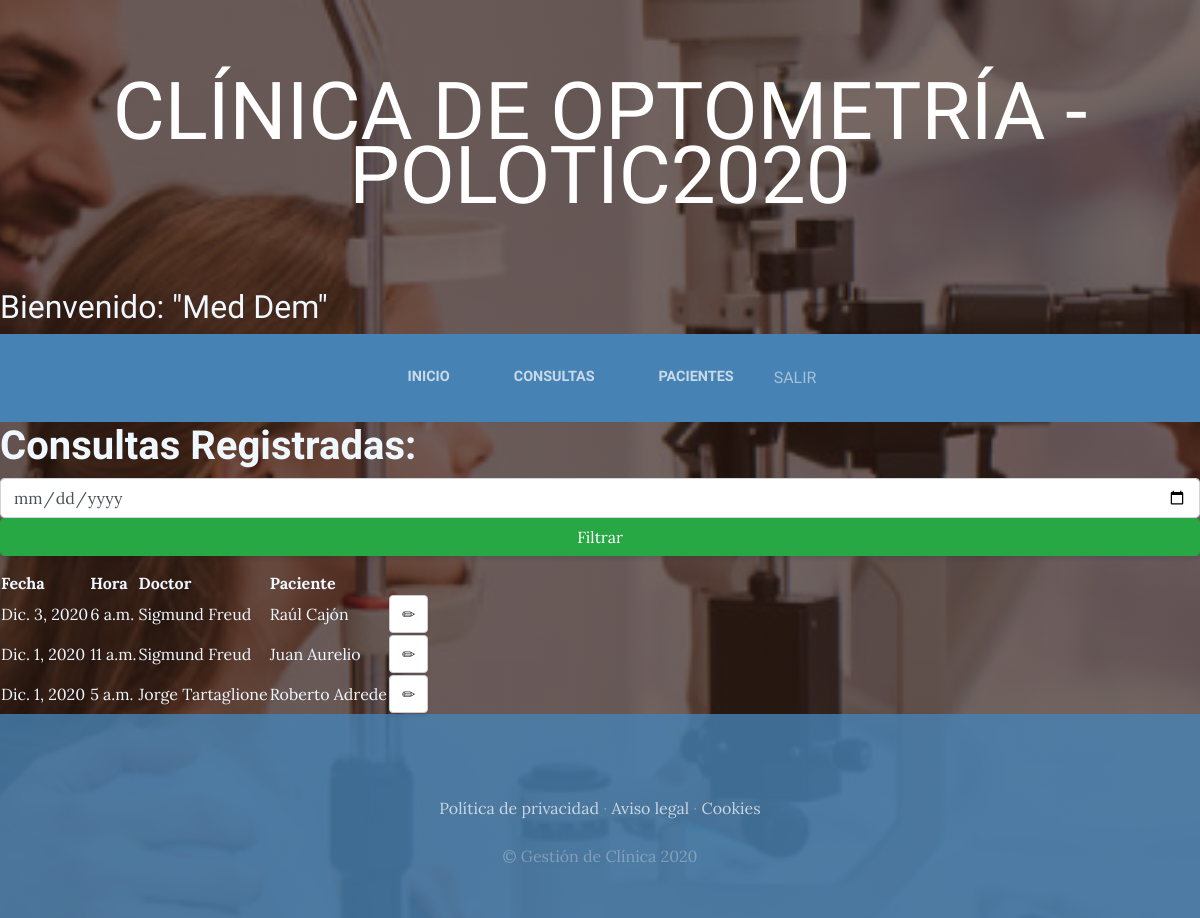
The page /consultation/ (signed in) on the database its author committed.
### Pacientes/models.py (models this page shows, shortened)
class Consultations(models.Model):
    date = models.DateField(null=False)
    time = models.TimeField(null=False)
    doctor = models.ForeignKey(Doctors, on_delete=models.CASCADE)
    patient = models.ForeignKey(Patients, on_delete=models.CASCADE)
    attended = models.BooleanField(default=False)
    created = models.DateTimeField(auto_now_add=True)
    edited = models.DateTimeField(auto_now=True)

class Doctors(models.Model):
    first_name = models.CharField(max_length=20)
    last_name = models.CharField(max_length=20)
    patients = models.ManyToManyField(Patients)
    created = models.DateTimeField(auto_now_add=True)
    edited = models.DateTimeField(auto_now=True)
    def __str__(self):
        return '{} {}'.format(self.first_name, self.last_name)

class Patients(models.Model):
    first_name = models.CharField(max_length=20)
    last_name = models.CharField(max_length=20)
    dni = models.CharField(max_length=8)
    email = models.EmailField()
    medical_history = models.TextField()
    created = models.DateTimeField(auto_now_add=True)
    edited = models.DateTimeField(auto_now=True)
    class Meta:
        ordering = ["last_name"]
    def __str__(self):
        return '{} {}'.format(self.first_name, self.last_name)

### Pacientes/views.py (the view)
# urls.py: path('consultation/', login_required(views.Consultation_list.as_view()),
class Consultation_list(ListView):
    model = Consultations
    template_name = 'Pacientes/consultations.html'
    context_object_name = 'consultations'

### Pacientes/templatetags/user_tags.py (called while the page is built)
@register.filter('has_group')
def has_group(user, group_name):
    groups = user.groups.all().values_list('name', flat=True)
    return True if group_name in groups else False

### Pacientes/templates/Pacientes/consultations.html (shortened to what this page needs)
{% extends "Pacientes/header.html" %}
{% load user_tags %}
{% block content %}
    <h1 style="color:aliceblue"><strong>Consultas Registradas:</strong>
    </h1>
    {% if request.user|has_group:"DOC"%}
    <form class="navbar-form navbar-right"  action="." method="get">
      <input id="date_ref" name="date_ref" type="date" placeholder="Localizar..." class="form-control">
      <button type="submit" class="btn btn-success form-control">Filtrar</button>
  </form>
  {% endif %}
     <table class="egt" style="color:aliceblue">
        {% if consultations%}
        <tr>
          <th>Fecha</th>
          <th>Hora</th>
          <th>Doctor</th>
          <th>Paciente</th>
        </tr>
        {% for consultation in consultations %}
        <tr>
          <td>{{consultation.date}}</td>
          <td>{{consultation.time}}</td>
          <td>{{consultation.doctor}}</td>
          <td>{{consultation.patient}}</td>
          {% if request.user|has_group:"DOC"%}
          <td><a class="btn btn-default" href="{% url 'consultation_medic_edit' consultation.pk %}"><span class="glyphicon glyphicon-pencil"></span></a></td>
          {% endif %}
        </tr>
        {% endfor %}
        {% else %}
            <h2 style="color:aliceblue">No hay consultas...</h2>
        {% endif %}
      </table>
{% endblock %}

### Pacientes/templates/Pacientes/header.html (shortened to what this page needs)
<html>
  <head>
      {% load static %}
      {% load user_tags %}
      <link href="{% static '/vendor/bootstrap/css/bootstrap.min.css' %}" rel="stylesheet">
      <link href="{% static '/css/patients.css' %}" rel="stylesheet">
  </head>
  <body>
      <h1 class="site-heading text-center text-white d-none d-lg-block">
          <span class="site-heading-lower">Clínica de Optometría - PoloTIC2020</span>
        </h1>
        <h2 style="color:aliceblue">
          <span class="site-heading-lower">Bienvenido: "{{user.first_name.capitalize }} {{user.last_name.capitalize }}"</span>
        </h2>
 <nav class="navbar navbar-expand-lg navbar-dark py-lg-4" id="mainNav">
    <div class="container">
      <div class="collapse navbar-collapse" id="navbarResponsive">
        <ul class="navbar-nav mx-auto">
          <li class="nav-item {% if request.path == 'index' %}active{% endif %} px-lg-4">
            <a class="nav-link text-uppercase text-expanded" href="{% url 'index' %}">Inicio</a>
          </li>
          {% if request.user|has_group:"DOC"%}
          <li class="nav-item {% if request.path == 'consultation' %}active{% endif %} px-lg-4">
            <a class="nav-link text-uppercase text-expanded" href="{% url 'consultation_medic' %}">Consultas</a>
          </li>
          {% endif %}
          {% if request.user|has_group:"DOC"%}
          <li class="nav-item {% if request.path == 'patient' %}active{% endif %} px-lg-4">
            <a class="nav-link text-uppercase text-expanded" href="{% url 'patient_medic' %}">Pacientes</a>
          </li>
          {% endif %}
          <li>
            <a class="nav-link text-uppercase text-expanded" href="{% url 'logout' %}">Salir</a>
          </li>
        </ul>
      </div>
    </div>
  </nav>
    {% block content %}
    {% endblock %}
      <footer class="footer text-faded text-center py-5">
        <div class="container">
          <p class="m-0 mbt">
            <a href="{% url 'default' %}" class="link">Política de privacidad</a> ·
            <a href="{% url 'default' %}" class="link">Aviso legal</a> ·
            <a href="{% url 'default' %}" class="link">Cookies</a>
      </p>
          <p class="m-0 mbt1">&copy; Gestión de Clínica 2020</p>
        </div>
    </footer>
  </body>
  </html>

### static/css/patients.css (style rules this page uses)
body { font-family: 'Lora'; background: linear-gradient(rgba(47, 23, 15, 0.65), rgba(47, 23, 15, 0.65)), url("../img/bg_main.jpg"); background-attachment: fixed; background-position: center; background-size: cover; }
h1, h2, h3, h4, h5, h6 { font-family: 'Raleway'; }
p { line-height: 1.75; }
.text-faded { color: rgba(255, 255, 255, 0.3); }
.site-heading { margin-top: 5rem; margin-bottom: 5rem; text-transform: uppercase; line-height: 1; font-family: 'Raleway'; }
.site-heading .site-heading-lower { font-size: 5rem; font-weight: 100; line-height: 4rem; }
#mainNav { background-color: rgba(70, 130, 180); font-family: 'Raleway'; }
#mainNav .navbar-nav .nav-item .nav-link { color: rgba(255, 255, 255, 0.7); font-weight: 800; }
@media (min-width: 992px) { #mainNav .navbar-nav .nav-item .nav-link { font-size: 0.9rem; } }
.footer { background-color: rgba(70, 130, 180, 0.8); }
.btn { box-shadow: 0px 3px 3px 0px rgba(33, 37, 41, 0.1); }
.mbt { padding-top: 2rem; }
.mbt1 { padding-top: 1.25rem; }
a.link { color: rgba(255, 255, 255, 0.7); }

### rows shown on the page
Consultations: date "Dic. 3, 2020", time "6 a.m.", doctor "Sigmund Freud", patient "Raúl Cajón"
Consultations: date "Dic. 1, 2020", time "11 a.m.", doctor "Sigmund Freud", patient "Juan Aurelio"
Consultations: date "Dic. 1, 2020", time "5 a.m.", doctor "Jorge Tartaglione", patient "Roberto Adrede"

### other values the page prints
{{ user.first_name.capitalize }} "Med"
{{ user.last_name.capitalize }} "Dem"
